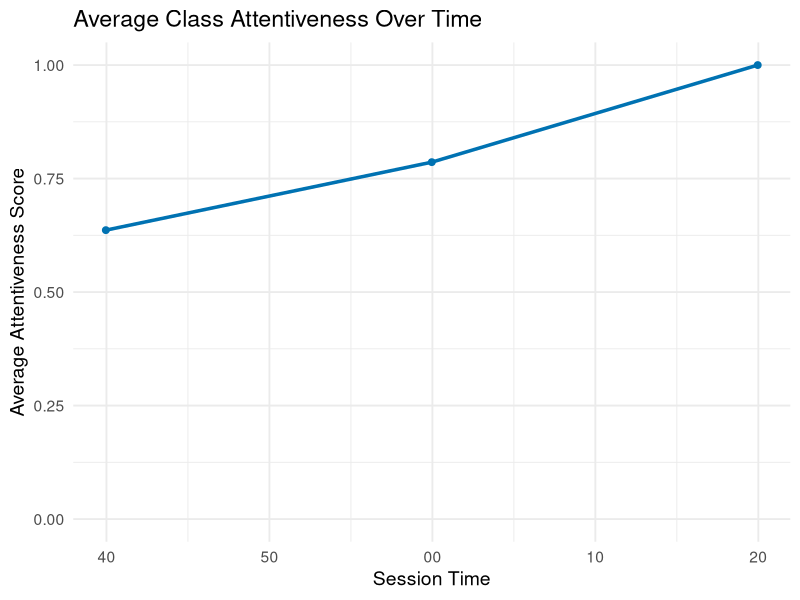
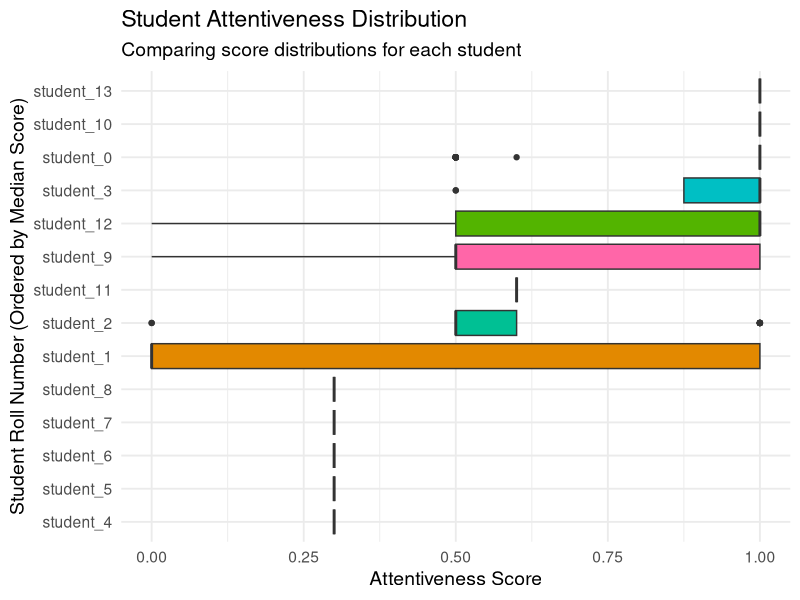

These charts were generated, in order, by the following R code:
## ---- chunk 1
# This code chunk runs in the background.
# It sets up our environment, loads data, and does all calculations.
knitr::opts_chunk$set(echo = FALSE, warning = FALSE, message = FALSE)

# 1. Load Libraries
library(dplyr)
library(ggplot2)

# 2. Import and Clean Data
data <- read.csv("classroom_log.csv")
data$status <- as.factor(data$status)
data$timestamp <- as.POSIXct(data$timestamp, format = "%Y-%m-%dT%H:%M:%OS")
## ---- chunk 2
# 3. Perform High-Level Calculations (Unit II)
class_avg_score <- mean(data$attentiveness_score)
at_risk_students <- data %>%
  group_by(roll_no) %>%
  summarise(avg_score = mean(attentiveness_score)) %>%
  filter(avg_score < 0.6) # Define "at-risk" as < 60% average

total_students <- length(unique(data$roll_no))
## ---- chunk 3
# 4. Create Plot 2 (Line Graph)
plot2_linegraph <- data %>%
  mutate(time_bin = cut(timestamp, breaks = "20 sec")) %>%
  group_by(time_bin) %>%
  summarise(class_avg_score = mean(attentiveness_score)) %>%
  mutate(time_bin = as.POSIXct(time_bin)) %>%
  
  ggplot(aes(x = time_bin, y = class_avg_score)) +
  geom_line(color = "#0072B2", size = 1.2) +
  geom_point(color = "#0072B2", size = 2) +
  labs(
    title = "Average Class Attentiveness Over Time",
    x = "Session Time",
    y = "Average Attentiveness Score"
  ) +
  ylim(0, 1) + # Set Y-axis from 0 to 1
  theme_minimal(base_size = 14)

print(plot2_linegraph)
## ---- chunk 4
# 5. Create Plot 1 (Box Plot)
plot1_boxplot <- ggplot(data, aes(x = reorder(roll_no, attentiveness_score), y = attentiveness_score, fill = roll_no)) +
  geom_boxplot() +
  labs(
    title = "Student Attentiveness Distribution",
    subtitle = "Comparing score distributions for each student",
    x = "Student Roll Number (Ordered by Median Score)",
    y = "Attentiveness Score"
  ) +
  theme_minimal(base_size = 14) +
  theme(legend.position = "none") +
  coord_flip() # Flip to horizontal for easier reading

print(plot1_boxplot)
## ---- chunk 5
# 6. Create Student Summary Table
student_summary <- data %>%
  group_by(roll_no) %>%
  summarise(
    avg_score = round(mean(attentiveness_score), 2),
    median_score = round(median(attentiveness_score), 2),
    std_dev = round(sd(attentiveness_score), 2),
    time_points = n()
  ) %>%
  arrange(avg_score) # Sort by average score (lowest first)

# Display the table
knitr::kable(student_summary, caption = "Summary Statistics by Student (Unit II)")
